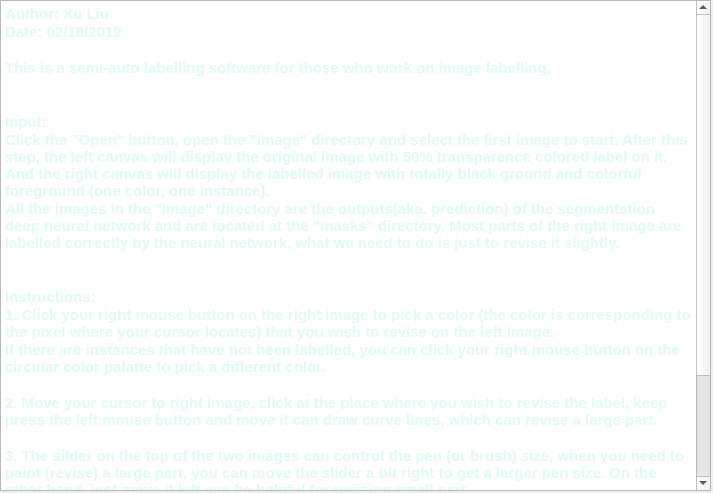
<?xml version="1.0" encoding="UTF-8"?>
<ui version="4.0">
 <class>Instruction</class>
 <widget class="QWidget" name="Instruction">
  <property name="geometry">
   <rect>
    <x>0</x>
    <y>0</y>
    <width>713</width>
    <height>493</height>
   </rect>
  </property>
  <property name="windowTitle">
   <string>Form</string>
  </property>
  <widget class="QLabel" name="label">
   <property name="geometry">
    <rect>
     <x>0</x>
     <y>0</y>
     <width>711</width>
     <height>491</height>
    </rect>
   </property>
   <property name="styleSheet">
    <string notr="true">border-image: url(:/images/bg1.jpg);</string>
   </property>
   <property name="text">
    <string>&lt;!DOCTYPE HTML PUBLIC &quot;-//W3C//DTD HTML 4.0//EN&quot; &quot;http://www.w3.org/TR/REC-html40/strict.dtd&quot;&gt;
&lt;html&gt;&lt;head&gt;&lt;meta name=&quot;qrichtext&quot; content=&quot;1&quot; /&gt;&lt;style type=&quot;text/css&quot;&gt;
p, li { white-space: pre-wrap; }
&lt;/style&gt;&lt;/head&gt;&lt;body style=&quot; font-family:'SimSun'; font-size:9pt; font-weight:400; font-style:normal;&quot;&gt;
&lt;p align=&quot;justify&quot; style=&quot;-qt-paragraph-type:empty; margin-top:12px; margin-bottom:12px; margin-left:0px; margin-right:0px; -qt-block-indent:0; text-indent:0px;&quot;&gt;&lt;br /&gt;&lt;/p&gt;&lt;/body&gt;&lt;/html&gt;</string>
   </property>
  </widget>
  <widget class="QTextEdit" name="textEdit">
   <property name="geometry">
    <rect>
     <x>0</x>
     <y>0</y>
     <width>711</width>
     <height>491</height>
    </rect>
   </property>
   <property name="styleSheet">
    <string notr="true">border-image: url(:/images/bg1.jpg);</string>
   </property>
   <property name="html">
    <string>&lt;!DOCTYPE HTML PUBLIC &quot;-//W3C//DTD HTML 4.0//EN&quot; &quot;http://www.w3.org/TR/REC-html40/strict.dtd&quot;&gt;
&lt;html&gt;&lt;head&gt;&lt;meta name=&quot;qrichtext&quot; content=&quot;1&quot; /&gt;&lt;style type=&quot;text/css&quot;&gt;
p, li { white-space: pre-wrap; }
&lt;/style&gt;&lt;/head&gt;&lt;body style=&quot; font-family:'SimSun'; font-size:9pt; font-weight:400; font-style:normal;&quot;&gt;
&lt;p style=&quot; margin-top:0px; margin-bottom:0px; margin-left:0px; margin-right:0px; -qt-block-indent:0; text-indent:0px;&quot;&gt;&lt;span style=&quot; font-size:11pt; font-weight:600; color:#e0faf8;&quot;&gt;Author: Xu Liu&lt;/span&gt;&lt;/p&gt;
&lt;p style=&quot; margin-top:0px; margin-bottom:0px; margin-left:0px; margin-right:0px; -qt-block-indent:0; text-indent:0px;&quot;&gt;&lt;span style=&quot; font-size:11pt; font-weight:600; color:#e0faf8;&quot;&gt;Date: 02/18/2019&lt;/span&gt;&lt;/p&gt;
&lt;p style=&quot;-qt-paragraph-type:empty; margin-top:0px; margin-bottom:0px; margin-left:0px; margin-right:0px; -qt-block-indent:0; text-indent:0px; font-size:11pt; font-weight:600; color:#e0faf8;&quot;&gt;&lt;br /&gt;&lt;/p&gt;
&lt;p style=&quot; margin-top:0px; margin-bottom:0px; margin-left:0px; margin-right:0px; -qt-block-indent:0; text-indent:0px;&quot;&gt;&lt;span style=&quot; font-size:11pt; font-weight:600; color:#e0faf8;&quot;&gt;This is a semi-auto labelling software for those who work on image labelling.&lt;/span&gt;&lt;/p&gt;
&lt;p style=&quot;-qt-paragraph-type:empty; margin-top:0px; margin-bottom:0px; margin-left:0px; margin-right:0px; -qt-block-indent:0; text-indent:0px; font-size:11pt; font-weight:600; color:#e0faf8;&quot;&gt;&lt;br /&gt;&lt;/p&gt;
&lt;p style=&quot;-qt-paragraph-type:empty; margin-top:0px; margin-bottom:0px; margin-left:0px; margin-right:0px; -qt-block-indent:0; text-indent:0px; font-size:11pt; font-weight:600; color:#e0faf8;&quot;&gt;&lt;br /&gt;&lt;/p&gt;
&lt;p style=&quot; margin-top:0px; margin-bottom:0px; margin-left:0px; margin-right:0px; -qt-block-indent:0; text-indent:0px;&quot;&gt;&lt;span style=&quot; font-size:11pt; font-weight:600; color:#e0faf8;&quot;&gt;Input:&lt;/span&gt;&lt;/p&gt;
&lt;p style=&quot; margin-top:0px; margin-bottom:0px; margin-left:0px; margin-right:0px; -qt-block-indent:0; text-indent:0px;&quot;&gt;&lt;span style=&quot; font-size:11pt; font-weight:600; color:#e0faf8;&quot;&gt;Click the &amp;quot;Open&amp;quot; button, open the &amp;quot;image&amp;quot; directory and select the first image to start. After this step, the left canvas will display the original image with 50% transparence colored label on it. And the right canvas will display the labelled image with totally black ground and colorful foreground (one color, one instance). &lt;/span&gt;&lt;/p&gt;
&lt;p style=&quot; margin-top:0px; margin-bottom:0px; margin-left:0px; margin-right:0px; -qt-block-indent:0; text-indent:0px;&quot;&gt;&lt;span style=&quot; font-size:11pt; font-weight:600; color:#e0faf8;&quot;&gt;All the images in the &amp;quot;image&amp;quot; directory are the outputs(aka. prediction) of the segmentation deep neural network and are located at the &amp;quot;masks&amp;quot; directory. Most parts of the right image are labelled correctly by the neural network, what we need to do is just to revise it slightly.&lt;/span&gt;&lt;/p&gt;
&lt;p style=&quot;-qt-paragraph-type:empty; margin-top:0px; margin-bottom:0px; margin-left:0px; margin-right:0px; -qt-block-indent:0; text-indent:0px; font-size:11pt; font-weight:600; color:#e0faf8;&quot;&gt;&lt;br /&gt;&lt;/p&gt;
&lt;p style=&quot;-qt-paragraph-type:empty; margin-top:0px; margin-bottom:0px; margin-left:0px; margin-right:0px; -qt-block-indent:0; text-indent:0px; font-size:11pt; font-weight:600; color:#e0faf8;&quot;&gt;&lt;br /&gt;&lt;/p&gt;
&lt;p style=&quot; margin-top:0px; margin-bottom:0px; margin-left:0px; margin-right:0px; -qt-block-indent:0; text-indent:0px;&quot;&gt;&lt;span style=&quot; font-size:11pt; font-weight:600; color:#e0faf8;&quot;&gt;Instructions: &lt;/span&gt;&lt;/p&gt;
&lt;p style=&quot; margin-top:0px; margin-bottom:0px; margin-left:0px; margin-right:0px; -qt-block-indent:0; text-indent:0px;&quot;&gt;&lt;span style=&quot; font-size:11pt; font-weight:600; color:#e0faf8;&quot;&gt;1. Click your right mouse button on the right image to pick a color (the color is corresponding to the pixel where your cursor locates) that you wish to revise on the left image.&lt;/span&gt;&lt;/p&gt;
&lt;p style=&quot; margin-top:0px; margin-bottom:0px; margin-left:0px; margin-right:0px; -qt-block-indent:0; text-indent:0px;&quot;&gt;&lt;span style=&quot; font-size:11pt; font-weight:600; color:#e0faf8;&quot;&gt;If there are instances that have not been labelled, you can click your right mouse button on the circular color palatte to pick a different color.&lt;/span&gt;&lt;/p&gt;
&lt;p style=&quot;-qt-paragraph-type:empty; margin-top:0px; margin-bottom:0px; margin-left:0px; margin-right:0px; -qt-block-indent:0; text-indent:0px; font-size:11pt; font-weight:600; color:#e0faf8;&quot;&gt;&lt;br /&gt;&lt;/p&gt;
&lt;p style=&quot; margin-top:0px; margin-bottom:0px; margin-left:0px; margin-right:0px; -qt-block-indent:0; text-indent:0px;&quot;&gt;&lt;span style=&quot; font-size:11pt; font-weight:600; color:#e0faf8;&quot;&gt;2. Move your cursor to right image, click at the place where you wish to revise the label, keep press the left mouse button and move it can draw curve lines, which can revise a large part.&lt;/span&gt;&lt;/p&gt;
&lt;p style=&quot;-qt-paragraph-type:empty; margin-top:0px; margin-bottom:0px; margin-left:0px; margin-right:0px; -qt-block-indent:0; text-indent:0px; font-size:11pt; font-weight:600; color:#e0faf8;&quot;&gt;&lt;br /&gt;&lt;/p&gt;
&lt;p style=&quot; margin-top:0px; margin-bottom:0px; margin-left:0px; margin-right:0px; -qt-block-indent:0; text-indent:0px;&quot;&gt;&lt;span style=&quot; font-size:11pt; font-weight:600; color:#e0faf8;&quot;&gt;3. The silder on the top of the two images can control the pen (or brush) size, when you need to paint (revise) a large part, you can move the slider a bit right to get a larger pen size. On the other hand, just move it left can be helpful for revising small part.&lt;/span&gt;&lt;/p&gt;
&lt;p style=&quot;-qt-paragraph-type:empty; margin-top:0px; margin-bottom:0px; margin-left:0px; margin-right:0px; -qt-block-indent:0; text-indent:0px; font-size:11pt; font-weight:600; color:#e0faf8;&quot;&gt;&lt;br /&gt;&lt;/p&gt;
&lt;p style=&quot; margin-top:0px; margin-bottom:0px; margin-left:0px; margin-right:0px; -qt-block-indent:0; text-indent:0px;&quot;&gt;&lt;span style=&quot; font-size:11pt; font-weight:600; color:#e0faf8;&quot;&gt;4. Click &amp;quot;Save&amp;quot; button on the right can save the revised image (the right one) as a 3 channels, 8 unsigned bits  PNG format file at the &amp;quot;output&amp;quot; directory, which is in the same directory as the &amp;quot;images&amp;quot; directory. &lt;/span&gt;&lt;/p&gt;
&lt;p style=&quot;-qt-paragraph-type:empty; margin-top:0px; margin-bottom:0px; margin-left:0px; margin-right:0px; -qt-block-indent:0; text-indent:0px; font-size:11pt; font-weight:600; color:#e0faf8;&quot;&gt;&lt;br /&gt;&lt;/p&gt;
&lt;p style=&quot; margin-top:0px; margin-bottom:0px; margin-left:0px; margin-right:0px; -qt-block-indent:0; text-indent:0px;&quot;&gt;&lt;span style=&quot; font-size:11pt; font-weight:600; color:#e0faf8;&quot;&gt;5. Click &amp;quot;Next&amp;quot; button then the two canvas can refresh and load the next pair of image and label. Then just repeat the above operations.&lt;/span&gt;&lt;/p&gt;&lt;/body&gt;&lt;/html&gt;</string>
   </property>
  </widget>
 </widget>
 <resources/>
 <connections/>
</ui>
